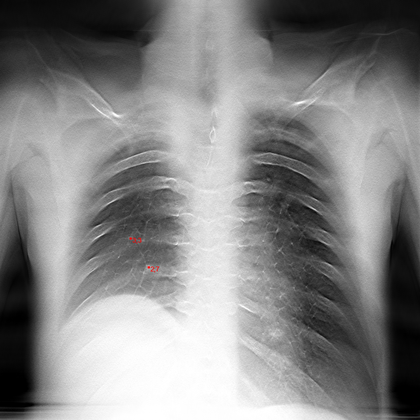
%> input picture source/1_011.png, 420 x 420 px, shrunk from 1530 x 1530 before the run
$ octave --eval "result = colormask(imread('../source/1_011.png'));"   (GNU Octave 9; MATLAB toolbox functions it lacks are replaced by stand-ins)
%> lines starting %> are read from the running program, lines starting %| are printed output that depends on the picture; in (x1, y1, x2, y2) boxes, pixels count from 0 and x2, y2 are one past the last pixel; in counts of white or black regions, pixels touching at a corner belong together; the program's own positions count from 1
function [mask] = colormask(img,options)
%colormask egy tüdõre illeszkedõ maszkod ad vissza
%   a szegmentáció szín alapon megy
%   img:szürke árnyalatos kép
%   options: beállítások:-maxdistance:grafikonon hegy-völgy táv tûrés
%      -startpoint:legsötétebb pixel ahonnan van értelme vizsgálni
%      -cutdistance: aljától való távolság, szélek levágásánál
%   mask: generált maszja a tüdõnek
%eljárás: a hisztogrammon megkeresi az elsõ két hegyet és a közte lévõ
%dombnál végez vágást
%% beállítások
%maximális tolerálható távolság
maxdistance=8;
%kezdõpont
startpoint=55;
%alsó levágási pont
lowcut=-1;
%levágásnál aljától vett távolság
cutdistance=80;
%ha megadják a beállításokat, akkor azokat használjuk
if exist('options','var') ~= 0
      maxdistance=options.maxdistance;
      startpoint=options.startpoint;
      cutdistance=options.cutdistance;
end
%% hisztogram feldolgozása
[array]=imhist(img);
%> array = 256 values, max 7026 at index 255, min 771 at index 4, mean 2067.2
array2=zeros(length(array),1);
for i=2:length(array)-1
  array2(i)=(1/3)*(array(i-1)+array(i)+array(i+1));
end
%> after the loop, array2 = 256 values, max 6315 at index 254, min 0 at index 1, mean 2040.4
max=array2(1);
%> max = 0
maxhol=startpoint;
i=startpoint;
%emelkedõ megtalálása
while (maxhol>=i-maxdistance && (i+1<length(array2)))
    i=i+1;
    if (array2(i)>=max)
        max=array2(i);
        maxhol=i;
    end
end
%> this loop made 28 passes
%> max on passes 1, 2, 4, 11, 12, 14, 16, 18, 19: 1809.3, 1842.7, 1861.3, 1895, 1946.3, 1978, 2005.3, 2030.7, 2089.3
%lejtõ végének megtalálása
i=maxhol;
%> i = 74
minhol=i;
%> minhol = 74
min=array2(i);
%> min = 2089.3
while ((minhol>=i-maxdistance) && (i+1<length(array2)))
    i=i+1;
    if (array2(i)<=min)
        min=array2(i);
        minhol=i;
    end
end
%> this loop made 12 passes
%> (min, minhol) on passes 1, 3: (2061, 75), (2003, 77)
[x,y]=size(img);
%> x = 420; y = 1260
m=0;
for i=1:x
    for j=1:y
        if m<img(i,j)
            m=img(i,j);
        end
    end
end
%> after the loop, m = 255
%ráhagyás a kvantálási hiba miatt
if (m<=1.2)
   minhol=minhol*(1/length(array));
   lowcut=lowcut*(1/length(array));
end
mask=(img<minhol) & (img>lowcut);
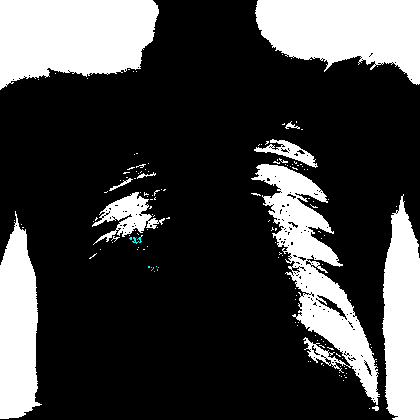
%> mask: size 420x420x3 logical; mean R, G, B 0.259, 0.26, 0.26

%levágni az oldalso sallangot
bal=0;
i=1;
while (i<=y && bal==i-1)
    if ( mask(x-cutdistance,i)==1)
        bal=i;
        for j=1:x
            mask(j,i)=0;
        end
    end
    i=i+1;
end
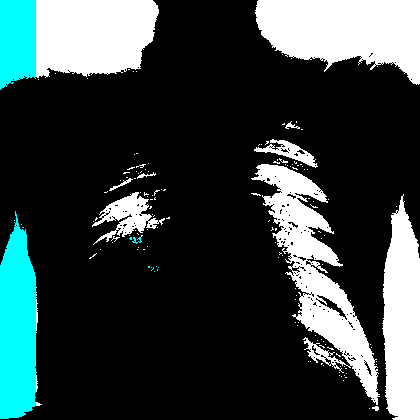
%> mask: size 420x420x3 logical; 5.17% of pixels changed, all inside (x1, y1, x2, y2) = (0, 0, 36, 419)
%jobb szélét levágni
jobb=y+1;
%> jobb = 1261
i=y;
%> i = 1260
while (i>0 && jobb==i+1)
    if ( mask(x-cutdistance,i)==1)
        jobb=i;
        for j=1:x
            mask(j,i)=0;
        end
    end
    i=i-1;
end
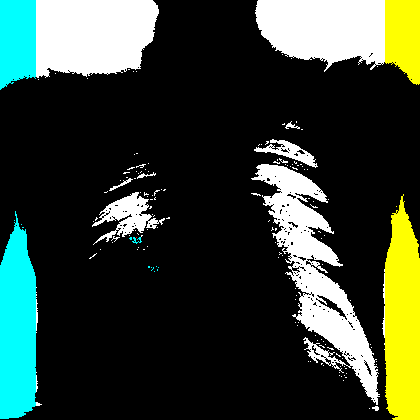
%> mask: size 420x420x3 logical; 5.23% of pixels changed, all inside (x1, y1, x2, y2) = (385, 0, 420, 420)
%zajszûrés(512x512 re optimalizálva
    se = strel('disk', 4, 4);
    mask=imerode(mask,se);
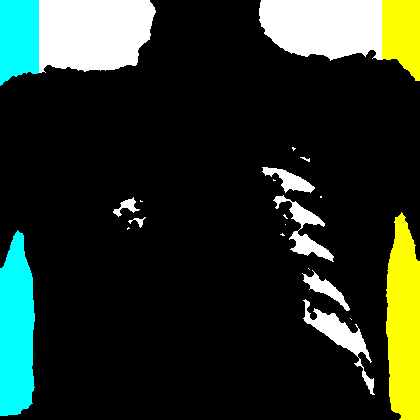
%> mask: size 420x420x3 logical; mean R, G, B 0.149, 0.196, 0.149
    se = strel('disk', 12, 4);
    mask = imdilate(mask,se);
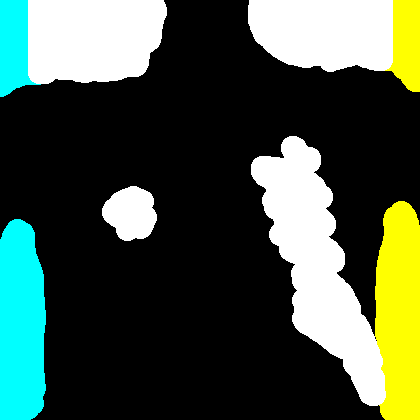
%> mask: size 420x420x3 logical; mean R, G, B 0.27, 0.331, 0.269
end
